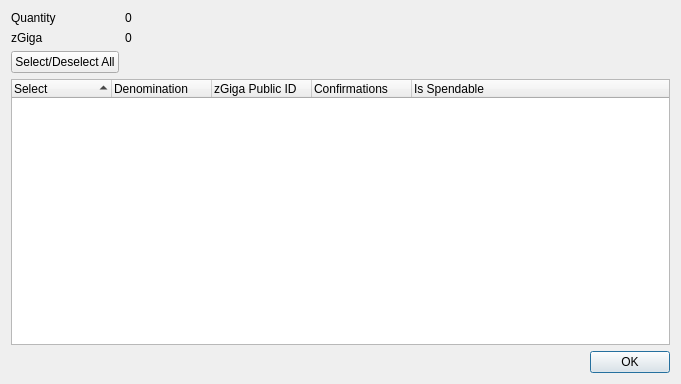
<?xml version="1.0" encoding="UTF-8"?>
<ui version="4.0">
 <class>ZGigaControlDialog</class>
 <widget class="QDialog" name="ZGigaControlDialog">
  <property name="geometry">
   <rect>
    <x>0</x>
    <y>0</y>
    <width>681</width>
    <height>384</height>
   </rect>
  </property>
  <property name="minimumSize">
   <size>
    <width>681</width>
    <height>384</height>
   </size>
  </property>
  <property name="windowTitle">
   <string>Select zGiga to Spend</string>
  </property>
  <layout class="QGridLayout" name="gridLayout">
   <item row="0" column="0">
    <layout class="QFormLayout" name="formLayout">
     <property name="sizeConstraint">
      <enum>QLayout::SetDefaultConstraint</enum>
     </property>
     <item row="0" column="0">
      <widget class="QLabel" name="labelQuantity">
       <property name="text">
        <string>Quantity</string>
       </property>
      </widget>
     </item>
     <item row="0" column="1">
      <widget class="QLabel" name="labelQuantity_int">
       <property name="text">
        <string>0</string>
       </property>
      </widget>
     </item>
     <item row="1" column="0">
      <widget class="QLabel" name="labelZGiga">
       <property name="text">
        <string>zGiga</string>
       </property>
      </widget>
     </item>
     <item row="1" column="1">
      <widget class="QLabel" name="labelZGiga_int">
       <property name="text">
        <string>0</string>
       </property>
      </widget>
     </item>
     <item row="2" column="0">
      <widget class="QPushButton" name="pushButtonAll">
       <property name="text">
        <string>Select/Deselect All</string>
       </property>
      </widget>
     </item>
    </layout>
   </item>
   <item row="1" column="0">
    <layout class="QVBoxLayout" name="verticalLayout">
     <item>
      <widget class="QTreeWidget" name="treeWidget">
       <property name="minimumSize">
        <size>
         <width>0</width>
         <height>250</height>
        </size>
       </property>
       <property name="alternatingRowColors">
        <bool>true</bool>
       </property>
       <property name="sortingEnabled">
        <bool>true</bool>
       </property>
       <property name="columnCount">
        <number>5</number>
       </property>
       <attribute name="headerDefaultSectionSize">
        <number>100</number>
       </attribute>
       <column>
        <property name="text">
         <string notr="true">Select</string>
        </property>
       </column>
       <column>
        <property name="text">
         <string notr="true">Denomination</string>
        </property>
       </column>
       <column>
        <property name="text">
         <string notr="true">zGiga Public ID</string>
        </property>
       </column>
       <column>
        <property name="text">
         <string notr="true">Confirmations</string>
        </property>
       </column>
       <column>
        <property name="text">
         <string>Is Spendable</string>
        </property>
       </column>
      </widget>
     </item>
     <item>
      <widget class="QDialogButtonBox" name="buttonBox">
       <property name="orientation">
        <enum>Qt::Horizontal</enum>
       </property>
       <property name="standardButtons">
        <set>QDialogButtonBox::Ok</set>
       </property>
      </widget>
     </item>
    </layout>
   </item>
  </layout>
 </widget>
 <resources/>
 <connections>
  <connection>
   <sender>buttonBox</sender>
   <signal>accepted()</signal>
   <receiver>ZGigaControlDialog</receiver>
   <slot>accept()</slot>
   <hints>
    <hint type="sourcelabel">
     <x>248</x>
     <y>254</y>
    </hint>
    <hint type="destinationlabel">
     <x>157</x>
     <y>274</y>
    </hint>
   </hints>
  </connection>
  <connection>
   <sender>buttonBox</sender>
   <signal>rejected()</signal>
   <receiver>ZGigaControlDialog</receiver>
   <slot>reject()</slot>
   <hints>
    <hint type="sourcelabel">
     <x>316</x>
     <y>260</y>
    </hint>
    <hint type="destinationlabel">
     <x>286</x>
     <y>274</y>
    </hint>
   </hints>
  </connection>
 </connections>
</ui>
